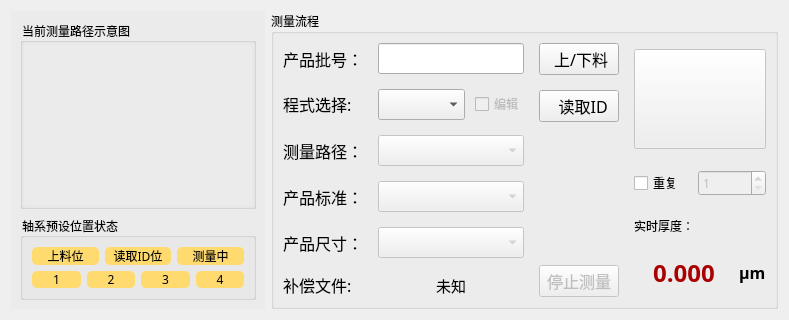
          <widget class="QWidget" name="widget_measure" native="true">
           <property name="enabled">
            <bool>true</bool>
           </property>
           <layout class="QHBoxLayout" name="horizontalLayout_9" stretch="2,4">
            <item>
             <widget class="QWidget" name="widget_7" native="true">
              <property name="styleSheet">
               <string notr="true">background-color: rgb(235, 235, 235);</string>
              </property>
              <layout class="QVBoxLayout" name="verticalLayout_12" stretch="3,1">
               <item>
                <widget class="QGroupBox" name="groupBox_10">
                 <property name="font">
                  <font>
                   <family>微软雅黑</family>
                  </font>
                 </property>
                 <property name="title">
                  <string>当前测量路径示意图</string>
                 </property>
                 <layout class="QGridLayout" name="gridLayout">
                  <property name="leftMargin">
                   <number>1</number>
                  </property>
                  <property name="topMargin">
                   <number>2</number>
                  </property>
                  <property name="rightMargin">
                   <number>1</number>
                  </property>
                  <property name="bottomMargin">
                   <number>1</number>
                  </property>
                  <item row="1" column="0">
                   <widget class="QLabel" name="label_line_picture">
                    <property name="text">
                     <string/>
                    </property>
                    <property name="alignment">
                     <set>Qt::AlignCenter</set>
                    </property>
                   </widget>
                  </item>
                 </layout>
                </widget>
               </item>
               <item>
                <widget class="QGroupBox" name="groupBox_11">
                 <property name="font">
                  <font>
                   <family>微软雅黑</family>
                  </font>
                 </property>
                 <property name="title">
                  <string>轴系预设位置状态</string>
                 </property>
                 <layout class="QVBoxLayout" name="verticalLayout_13">
                  <item>
                   <layout class="QHBoxLayout" name="horizontalLayout_21">
                    <item>
                     <widget class="QLabel" name="label_loading_position">
                      <property name="font">
                       <font>
                        <family>微软雅黑</family>
                       </font>
                      </property>
                      <property name="styleSheet">
                       <string notr="true">background-color: rgb(255, 219, 111);
border-radius:5px;</string>
                      </property>
                      <property name="text">
                       <string>上料位</string>
                      </property>
                      <property name="alignment">
                       <set>Qt::AlignCenter</set>
                      </property>
                     </widget>
                    </item>
                    <item>
                     <widget class="QLabel" name="label_waitting_position">
                      <property name="font">
                       <font>
                        <family>微软雅黑</family>
                       </font>
                      </property>
                      <property name="styleSheet">
                       <string notr="true">background-color: rgb(255, 219, 111);
border-radius:5px;</string>
                      </property>
                      <property name="text">
                       <string>读取ID位</string>
                      </property>
                      <property name="alignment">
                       <set>Qt::AlignCenter</set>
                      </property>
                     </widget>
                    </item>
                    <item>
                     <widget class="QLabel" name="label_measure_state">
                      <property name="font">
                       <font>
                        <family>微软雅黑</family>
                       </font>
                      </property>
                      <property name="styleSheet">
                       <string notr="true">background-color: rgb(255, 219, 111);
border-radius:5px;</string>
                      </property>
                      <property name="text">
                       <string>测量中</string>
                      </property>
                      <property name="alignment">
                       <set>Qt::AlignCenter</set>
                      </property>
                     </widget>
                    </item>
                   </layout>
                  </item>
                  <item>
                   <layout class="QHBoxLayout" name="horizontalLayout_22">
                    <item>
                     <widget class="QLabel" name="label_standardPart_position_1">
                      <property name="font">
                       <font>
                        <family>微软雅黑</family>
                       </font>
                      </property>
                      <property name="styleSheet">
                       <string notr="true">background-color: rgb(255, 219, 111);
border-radius:5px;</string>
                      </property>
                      <property name="text">
                       <string>1</string>
                      </property>
                      <property name="alignment">
                       <set>Qt::AlignCenter</set>
                      </property>
                     </widget>
                    </item>
                    <item>
                     <widget class="QLabel" name="label_standardPart_position_2">
                      <property name="font">
                       <font>
                        <family>微软雅黑</family>
                       </font>
                      </property>
                      <property name="styleSheet">
                       <string notr="true">background-color: rgb(255, 219, 111);
border-radius:5px;</string>
                      </property>
                      <property name="text">
                       <string>2</string>
                      </property>
                      <property name="alignment">
                       <set>Qt::AlignCenter</set>
                      </property>
                     </widget>
                    </item>
                    <item>
                     <widget class="QLabel" name="label_standardPart_position_3">
                      <property name="font">
                       <font>
                        <family>微软雅黑</family>
                       </font>
                      </property>
                      <property name="styleSheet">
                       <string notr="true">background-color: rgb(255, 219, 111);
border-radius:5px;</string>
                      </property>
                      <property name="text">
                       <string>3</string>
                      </property>
                      <property name="alignment">
                       <set>Qt::AlignCenter</set>
                      </property>
                     </widget>
                    </item>
                    <item>
                     <widget class="QLabel" name="label_standardPart_position_4">
                      <property name="font">
                       <font>
                        <family>微软雅黑</family>
                       </font>
                      </property>
                      <property name="styleSheet">
                       <string notr="true">background-color: rgb(255, 219, 111);
border-radius:5px;</string>
                      </property>
                      <property name="text">
                       <string>4</string>
                      </property>
                      <property name="alignment">
                       <set>Qt::AlignCenter</set>
                      </property>
                     </widget>
                    </item>
                   </layout>
                  </item>
                 </layout>
                </widget>
               </item>
              </layout>
             </widget>
            </item>
            <item>
             <widget class="QGroupBox" name="groupBox_5">
              <property name="enabled">
               <bool>true</bool>
              </property>
              <property name="font">
               <font>
                <family>微软雅黑</family>
               </font>
              </property>
              <property name="styleSheet">
               <string notr="true">QPushButton {
    all: unset; /* 让按钮恢复默认风格 */
}
</string>
              </property>
              <property name="title">
               <string>测量流程</string>
              </property>
              <layout class="QHBoxLayout" name="horizontalLayout_11" stretch="5,1,2">
               <property name="spacing">
                <number>15</number>
               </property>
               <item>
                <layout class="QGridLayout" name="gridLayout_2">
                 <item row="1" column="0">
                  <widget class="QLabel" name="label_24">
                   <property name="sizePolicy">
                    <sizepolicy hsizetype="Fixed" vsizetype="Fixed">
                     <horstretch>0</horstretch>
                     <verstretch>0</verstretch>
                    </sizepolicy>
                   </property>
                   <property name="font">
                    <font>
                     <family>微软雅黑</family>
                     <pointsize>12</pointsize>
                    </font>
                   </property>
                   <property name="text">
                    <string>程式选择:</string>
                   </property>
                  </widget>
                 </item>
                 <item row="5" column="1">
                  <widget class="QComboBox" name="comboBox_thickness">
                   <property name="enabled">
                    <bool>false</bool>
                   </property>
                   <property name="sizePolicy">
                    <sizepolicy hsizetype="Expanding" vsizetype="Fixed">
                     <horstretch>0</horstretch>
                     <verstretch>0</verstretch>
                    </sizepolicy>
                   </property>
                   <property name="font">
                    <font>
                     <family>微软雅黑</family>
                     <pointsize>12</pointsize>
                    </font>
                   </property>
                  </widget>
                 </item>
                 <item row="6" column="0">
                  <widget class="QLabel" name="label_10">
                   <property name="font">
                    <font>
                     <family>微软雅黑</family>
                     <pointsize>12</pointsize>
                    </font>
                   </property>
                   <property name="text">
                    <string>产品尺寸：</string>
                   </property>
                  </widget>
                 </item>
                 <item row="0" column="1">
                  <widget class="QLineEdit" name="lineEdit_LotID">
                   <property name="maximumSize">
                    <size>
                     <width>200</width>
                     <height>16777215</height>
                    </size>
                   </property>
                   <property name="font">
                    <font>
                     <family>微软雅黑</family>
                     <pointsize>12</pointsize>
                    </font>
                   </property>
                   <property name="text">
                    <string/>
                   </property>
                  </widget>
                 </item>
                 <item row="4" column="1">
                  <widget class="QComboBox" name="comboBox_path">
                   <property name="enabled">
                    <bool>false</bool>
                   </property>
                   <property name="sizePolicy">
                    <sizepolicy hsizetype="Expanding" vsizetype="Fixed">
                     <horstretch>0</horstretch>
                     <verstretch>0</verstretch>
                    </sizepolicy>
                   </property>
                   <property name="font">
                    <font>
                     <family>微软雅黑</family>
                     <pointsize>12</pointsize>
                    </font>
                   </property>
                  </widget>
                 </item>
                 <item row="1" column="1">
                  <layout class="QHBoxLayout" name="horizontalLayout_24">
                   <property name="spacing">
                    <number>10</number>
                   </property>
                   <property name="leftMargin">
                    <number>0</number>
                   </property>
                   <item>
                    <widget class="QComboBox" name="comboBox_recipe">
                     <property name="enabled">
                      <bool>true</bool>
                     </property>
                     <property name="maximumSize">
                      <size>
                       <width>200</width>
                       <height>16777215</height>
                      </size>
                     </property>
                     <property name="font">
                      <font>
                       <family>微软雅黑</family>
                       <pointsize>12</pointsize>
                      </font>
                     </property>
                    </widget>
                   </item>
                   <item>
                    <widget class="QCheckBox" name="checkBox_changedRecipe">
                     <property name="enabled">
                      <bool>false</bool>
                     </property>
                     <property name="sizePolicy">
                      <sizepolicy hsizetype="Fixed" vsizetype="Fixed">
                       <horstretch>0</horstretch>
                       <verstretch>0</verstretch>
                      </sizepolicy>
                     </property>
                     <property name="text">
                      <string>编辑</string>
                     </property>
                    </widget>
                   </item>
                  </layout>
                 </item>
                 <item row="5" column="0">
                  <widget class="QLabel" name="label_9">
                   <property name="font">
                    <font>
                     <family>微软雅黑</family>
                     <pointsize>12</pointsize>
                    </font>
                   </property>
                   <property name="text">
                    <string>产品标准：</string>
                   </property>
                  </widget>
                 </item>
                 <item row="6" column="1">
                  <widget class="QComboBox" name="comboBox_size">
                   <property name="enabled">
                    <bool>false</bool>
                   </property>
                   <property name="sizePolicy">
                    <sizepolicy hsizetype="Expanding" vsizetype="Fixed">
                     <horstretch>0</horstretch>
                     <verstretch>0</verstretch>
                    </sizepolicy>
                   </property>
                   <property name="font">
                    <font>
                     <family>微软雅黑</family>
                     <pointsize>12</pointsize>
                    </font>
                   </property>
                  </widget>
                 </item>
                 <item row="4" column="0">
                  <widget class="QLabel" name="label_8">
                   <property name="font">
                    <font>
                     <family>微软雅黑</family>
                     <pointsize>12</pointsize>
                    </font>
                   </property>
                   <property name="text">
                    <string>测量路径：</string>
                   </property>
                  </widget>
                 </item>
                 <item row="0" column="0">
                  <widget class="QLabel" name="label_22">
                   <property name="font">
                    <font>
                     <family>微软雅黑</family>
                     <pointsize>12</pointsize>
                    </font>
                   </property>
                   <property name="text">
                    <string>产品批号：</string>
                   </property>
                  </widget>
                 </item>
                 <item row="7" column="0">
                  <widget class="QLabel" name="label_27">
                   <property name="sizePolicy">
                    <sizepolicy hsizetype="Preferred" vsizetype="Fixed">
                     <horstretch>0</horstretch>
                     <verstretch>0</verstretch>
                    </sizepolicy>
                   </property>
                   <property name="font">
                    <font>
                     <family>微软雅黑</family>
                     <pointsize>12</pointsize>
                    </font>
                   </property>
                   <property name="text">
                    <string>补偿文件:</string>
                   </property>
                  </widget>
                 </item>
                 <item row="7" column="1">
                  <widget class="QLabel" name="label_GravityState">
                   <property name="sizePolicy">
                    <sizepolicy hsizetype="Preferred" vsizetype="Fixed">
                     <horstretch>0</horstretch>
                     <verstretch>0</verstretch>
                    </sizepolicy>
                   </property>
                   <property name="maximumSize">
                    <size>
                     <width>16777215</width>
                     <height>50</height>
                    </size>
                   </property>
                   <property name="font">
                    <font>
                     <family>微软雅黑</family>
                     <pointsize>11</pointsize>
                     <weight>50</weight>
                     <bold>false</bold>
                    </font>
                   </property>
                   <property name="text">
                    <string>未知</string>
                   </property>
                   <property name="alignment">
                    <set>Qt::AlignCenter</set>
                   </property>
                  </widget>
                 </item>
                </layout>
               </item>
               <item>
                <layout class="QVBoxLayout" name="verticalLayout_11">
                 <item>
                  <widget class="QPushButton" name="pushButton_loading">
                   <property name="font">
                    <font>
                     <family>微软雅黑</family>
                     <pointsize>12</pointsize>
                    </font>
                   </property>
                   <property name="text">
                    <string> 上/下料</string>
                   </property>
                   <property name="icon">
                    <iconset resource="resource.qrc">
                     <normaloff>:/image/main/image/shangxialiao.png</normaloff>:/image/main/image/shangxialiao.png</iconset>
                   </property>
                   <property name="iconSize">
                    <size>
                     <width>16</width>
                     <height>50</height>
                    </size>
                   </property>
                  </widget>
                 </item>
                 <item>
                  <widget class="QPushButton" name="pushButton_readID">
                   <property name="font">
                    <font>
                     <family>微软雅黑</family>
                     <pointsize>12</pointsize>
                    </font>
                   </property>
                   <property name="layoutDirection">
                    <enum>Qt::LeftToRight</enum>
                   </property>
                   <property name="text">
                    <string>  读取ID</string>
                   </property>
                   <property name="icon">
                    <iconset resource="resource.qrc">
                     <normaloff>:/image/main/image/ocr-A.png</normaloff>:/image/main/image/ocr-A.png</iconset>
                   </property>
                   <property name="iconSize">
                    <size>
                     <width>16</width>
                     <height>50</height>
                    </size>
                   </property>
                  </widget>
                 </item>
                 <item>
                  <spacer name="verticalSpacer_12">
                   <property name="orientation">
                    <enum>Qt::Vertical</enum>
                   </property>
                   <property name="sizeHint" stdset="0">
                    <size>
                     <width>20</width>
                     <height>40</height>
                    </size>
                   </property>
                  </spacer>
                 </item>
                 <item>
                  <widget class="QPushButton" name="pushButton_measure_stop">
                   <property name="enabled">
                    <bool>false</bool>
                   </property>
                   <property name="font">
                    <font>
                     <family>微软雅黑</family>
                     <pointsize>12</pointsize>
                    </font>
                   </property>
                   <property name="text">
                    <string>停止测量</string>
                   </property>
                   <property name="icon">
                    <iconset resource="resource.qrc">
                     <normaloff>:/image/main/image/tingzhirenwu.png</normaloff>:/image/main/image/tingzhirenwu.png</iconset>
                   </property>
                   <property name="iconSize">
                    <size>
                     <width>16</width>
                     <height>50</height>
                    </size>
                   </property>
                  </widget>
                 </item>
                </layout>
               </item>
               <item>
                <layout class="QVBoxLayout" name="verticalLayout_18">
                 <item>
                  <widget class="QPushButton" name="pushButton_measure_start">
                   <property name="enabled">
                    <bool>false</bool>
                   </property>
                   <property name="sizePolicy">
                    <sizepolicy hsizetype="Minimum" vsizetype="Preferred">
                     <horstretch>0</horstretch>
                     <verstretch>0</verstretch>
                    </sizepolicy>
                   </property>
                   <property name="maximumSize">
                    <size>
                     <width>16777215</width>
                     <height>100</height>
                    </size>
                   </property>
                   <property name="font">
                    <font>
                     <family>微软雅黑</family>
                     <pointsize>12</pointsize>
                    </font>
                   </property>
                   <property name="text">
                    <string/>
                   </property>
                   <property name="iconSize">
                    <size>
                     <width>48</width>
                     <height>48</height>
                    </size>
                   </property>
                  </widget>
                 </item>
                 <item>
                  <layout class="QHBoxLayout" name="horizontalLayout_26">
                   <item>
                    <widget class="QCheckBox" name="checkBox_useRepeatEpochs">
                     <property name="text">
                      <string>重复</string>
                     </property>
                    </widget>
                   </item>
                   <item>
                    <widget class="QSpinBox" name="spinBox_repeatEpochs">
                     <property name="enabled">
                      <bool>false</bool>
                     </property>
                     <property name="minimum">
                      <number>1</number>
                     </property>
                     <property name="maximum">
                      <number>1000000</number>
                     </property>
                    </widget>
                   </item>
                  </layout>
                 </item>
                 <item>
                  <widget class="QLabel" name="label_7">
                   <property name="sizePolicy">
                    <sizepolicy hsizetype="Preferred" vsizetype="Fixed">
                     <horstretch>0</horstretch>
                     <verstretch>0</verstretch>
                    </sizepolicy>
                   </property>
                   <property name="font">
                    <font>
                     <family>微软雅黑</family>
                     <pointsize>9</pointsize>
                     <weight>50</weight>
                     <bold>false</bold>
                    </font>
                   </property>
                   <property name="text">
                    <string>实时厚度：</string>
                   </property>
                  </widget>
                 </item>
                 <item>
                  <layout class="QHBoxLayout" name="horizontalLayout_25">
                   <property name="spacing">
                    <number>5</number>
                   </property>
                   <item>
                    <spacer name="horizontalSpacer_11">
                     <property name="orientation">
                      <enum>Qt::Horizontal</enum>
                     </property>
                     <property name="sizeHint" stdset="0">
                      <size>
                       <width>40</width>
                       <height>20</height>
                      </size>
                     </property>
                    </spacer>
                   </item>
                   <item>
                    <widget class="QLabel" name="label_realtime_thickness">
                     <property name="sizePolicy">
                      <sizepolicy hsizetype="Preferred" vsizetype="Fixed">
                       <horstretch>0</horstretch>
                       <verstretch>0</verstretch>
                      </sizepolicy>
                     </property>
                     <property name="minimumSize">
                      <size>
                       <width>100</width>
                       <height>0</height>
                      </size>
                     </property>
                     <property name="maximumSize">
                      <size>
                       <width>100</width>
                       <height>16777215</height>
                      </size>
                     </property>
                     <property name="font">
                      <font>
                       <family>微软雅黑</family>
                       <pointsize>18</pointsize>
                       <weight>75</weight>
                       <bold>true</bold>
                      </font>
                     </property>
                     <property name="styleSheet">
                      <string notr="true">color: rgb(170, 0, 0);</string>
                     </property>
                     <property name="text">
                      <string>0.000</string>
                     </property>
                     <property name="alignment">
                      <set>Qt::AlignCenter</set>
                     </property>
                    </widget>
                   </item>
                   <item>
                    <widget class="QLabel" name="label_23">
                     <property name="sizePolicy">
                      <sizepolicy hsizetype="Preferred" vsizetype="Fixed">
                       <horstretch>0</horstretch>
                       <verstretch>0</verstretch>
                      </sizepolicy>
                     </property>
                     <property name="font">
                      <font>
                       <family>微软雅黑</family>
                       <pointsize>12</pointsize>
                       <weight>75</weight>
                       <bold>true</bold>
                      </font>
                     </property>
                     <property name="text">
                      <string>μm</string>
                     </property>
                    </widget>
                   </item>
                   <item>
                    <spacer name="horizontalSpacer_12">
                     <property name="orientation">
                      <enum>Qt::Horizontal</enum>
                     </property>
                     <property name="sizeHint" stdset="0">
                      <size>
                       <width>40</width>
                       <height>20</height>
                      </size>
                     </property>
                    </spacer>
                   </item>
                  </layout>
                 </item>
                </layout>
               </item>
              </layout>
             </widget>
            </item>
           </layout>
          </widget>
